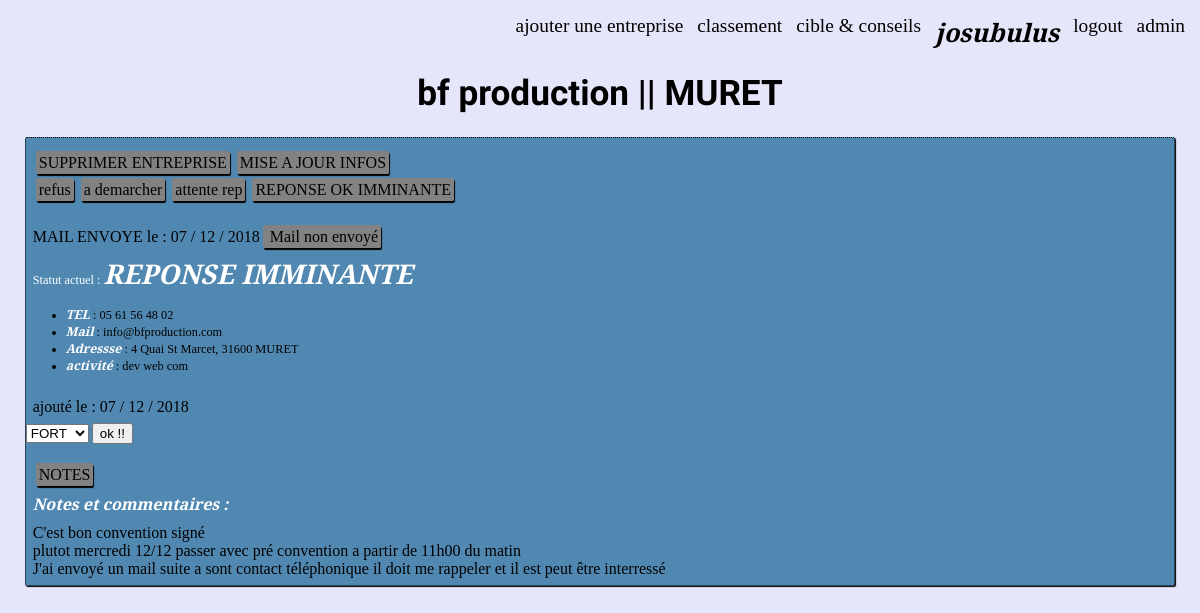
The page /notes.php?id_entreprise=36 (signed in) on the database its author committed.
### tables this page shows
CREATE TABLE `entreprises` (
  `id` int(11) NOT NULL,
  `nom` varchar(256) NOT NULL,
  `tel` varchar(256) NOT NULL,
  `mail` varchar(256) NOT NULL,
  `site` varchar(255) NOT NULL,
  `adresse` varchar(256) NOT NULL,
  `activite` varchar(256) DEFAULT NULL,
  `date_ajout` datetime DEFAULT NULL,
  `statut` int(11) NOT NULL,
  `statut_mail` int(11) NOT NULL,
  `date_mail` datetime DEFAULT NULL,
  `notes` text,
  `interret` int(11) NOT NULL DEFAULT '1',
  `id_membre` int(11) NOT NULL
);

### notes.php (the view, shortened to what this page needs)
<?php session_start();
if (isset($_SESSION['page']) && $_SESSION['page'] == 'login_ok')
{
?>
<!DOCTYPE html>
<html lang="fr" dir="ltr" />
  <head>
    <link rel="stylesheet" href="css/style.css" />
  </head>
  <body>
                  <?php include('include/login_bdd.php'); ?>
    <header>
      <nav>
        <?php include('include/nav.php'); ?>
      </nav>
<?php
if (isset($_GET['id_entreprise']) && !empty($_GET['id_entreprise']))
{
            $id_entreprise=intval($_GET['id_entreprise']);
          $req=$bdd->prepare('SELECT id,nom,tel,mail,site,adresse,activite,DATE_FORMAT(date_ajout,"%d / %m / %Y") date_affich,statut,statut_mail,DATE_FORMAT(date_mail,"%d / %m / %Y") date_email,notes,interret FROM entreprises WHERE id=:id_entreprise');
          $req->execute(array('id_entreprise'=>$id_entreprise));
          $info_entreprise=$req->fetch();
 ?>
      <h1><a href="<?php echo htmlspecialchars($info_entreprise['site']); ?>"><?php echo htmlspecialchars($info_entreprise['nom']); ?></a> </h1>
    </header>
    <section>
                    <?php
if (isset($_GET['suppr']) && $_GET['suppr'] ==1 && $_GET['id_entreprise'] == $info_entreprise['id']) {
              ?>
            <h2>Etes vous sur de vouloir supprimer : <?php echo $info_entreprise['nom'] ?> </h2>
              <a class="bouton_statut" href="notes_post.php?suppr=1&amp;id_entreprise=<?php echo $info_entreprise['id'] ?>">oui</a>
                <a class="bouton_statut" href="notes.php?id_entreprise= <?php echo $_GET['id_entreprise'] ?> ">non</a>
              <?php
            }
else {
                ?><div class="box_entreprises"><?php
                            if (isset($_GET['page']) && $_GET['page'] == 'update') {
                              ?>
                                        <h2>Mise a jours des données de l'entreprise</h2>
                                            <p> <em>Il faut remettre toute les données dans ce formulaire ! </em> </p>
                              <nav>
                                <p> <a class="bouton_statut" href="notes.php?id_entreprise=<?php echo $_GET['id_entreprise'] ?>"> RETOURRRRR </a> </p>
                                <p> <a class="bouton_statut" href="notes.php?id_entreprise=<?php echo $_GET['id_entreprise'] ?>&amp;page=note"> NOTES </a> </p>
                              </nav>
                              <form class="saisie_entreprise" action="notes_post.php" method="POST">
                                    <p><label for="nom">Nom de l'entreprise</label> <br /> <input type="text" value= "<?php echo htmlspecialchars($info_entreprise['nom']); ?>" name="nom" id="nom"   required="required" /></p>
                                    <p><label for="tel">tel de l'entreprise</label> <br /> <input type="text" value= "<?php echo htmlspecialchars($info_entreprise['tel']); ?>" name="tel"id="tel" required="required"/></p>
                                    <p><label for="mail">mail de l'entreprise</label> <br /> <input type="text" name="mail"id="mail"   value="<?php echo htmlspecialchars($info_entreprise['mail']); ?>" required="required"/></p>
                                    <p><label for="mail">site de l'entreprise</label> <br /> <input type="text" name="site"id="site"   value="<?php echo htmlspecialchars($info_entreprise['site']); ?>" required="required"/></p>
                                    <p><label for="activite">activité</label><br /><textarea name="activite" rows="4" cols="40" id="activite" required="required" ><?php echo htmlspecialchars(trim($info_entreprise['activite'])); ?></textarea></p>
                                    <p><label for="adresse">adresse de l'entreprise</label> <br /> <textarea name="adresse" id="adresse" required="required" rows="8" cols="80"><?php echo htmlspecialchars(trim($info_entreprise['adresse'])); ?></textarea></p>
                                    <p> <input type="text" name="id_entreprise" id="hide" value="<?php echo htmlspecialchars($info_entreprise['id']); ?>"> </p>
                                    <p><input type="submit" name="valider" value="envoyer" /> </p>
                              </form>
                              <?php
                            }
                            else {?>
                  <?php
                    if (isset($_GET['page']) && $_GET['page'] == 'note') {
                      ?>
                      <nav>
                        <p> <a class="bouton_statut" href="notes.php?id_entreprise=<?php echo $_GET['id_entreprise'] ?>"> RETOURRRRR </a> </p>
                        <p> <a class="bouton_statut" href="notes.php?id_entreprise=<?php echo $_GET['id_entreprise'] ?>&amp;page=update"> MISE A JOUR INFOS </a> </p>
                      </nav>
                      <form action="notes_post.php" method="post">
                            <p> <label for="notes">Modifier / mettre a jour / écrire la Note : </label> </p>
                            <p> <textarea name="notes" rows="8" cols="80"><?php echo trim($info_entreprise['notes']); ?></textarea> </p>
                            <p> <input type="text" name="id_entreprise" id="hide" value="<?php echo htmlspecialchars($info_entreprise['id']); ?>"> </p>
                            <p> <input type="submit" name="envoyer" value="envoyer" /> </p>
                      </form>
                      <?php
                    }
                    else {?>
                      <p>
                        <p><a class="bouton_statut" href="notes.php?suppr=1&amp;id_entreprise=<?php echo htmlspecialchars($info_entreprise['id']); ?>">SUPPRIMER ENTREPRISE</a>
                         <a class="bouton_statut" href="notes.php?id_entreprise=<?php echo $_GET['id_entreprise'] ?>&amp;page=update"> MISE A JOUR INFOS </a> </p>
                            <p><a class="bouton_statut" href="notes_post.php?statut=4&amp;id_entreprise= <?php echo htmlspecialchars($info_entreprise['id']); ?>">refus</a>
                            <a class="bouton_statut" href="notes_post.php?statut=1&amp;id_entreprise=<?php echo htmlspecialchars($info_entreprise['id']); ?>">a demarcher</a>
                            <a class="bouton_statut" href="notes_post.php?statut=3&amp;id_entreprise=<?php echo htmlspecialchars($info_entreprise['id']); ?>">attente rep</a>
                            <a class="bouton_statut" href="notes_post.php?statut=2&amp;id_entreprise=<?php echo htmlspecialchars($info_entreprise['id']); ?>">REPONSE OK IMMINANTE</a></p><br />
                        <?php if ( isset($info_entreprise['statut_mail']) && $info_entreprise['statut_mail'] == 2)
                            {
                            echo '<p> MAIL ENVOYE le : ' . $info_entreprise['date_email'] . '<a class="bouton_statut" href="notes_post.php?statut_mail=1&amp;id_entreprise=' . $info_entreprise['id'] . '"> Mail non envoyé </a> </p>';
                            }
                            else
                            {
                            echo '<p><a class="bouton_statut" href="notes_post.php?statut_mail=2&amp;id_entreprise=' . $info_entreprise['id'] . '"> contact par mail effectué</a></p>';
                            }
                        if ($info_entreprise['statut'] == 1)
                        {
                        echo '<p class="titre_info_entreprise">Statut actuel : <em>A démarcher</em> </p>';
                        }
                        elseif ($info_entreprise['statut'] == 3)
                        {
                        echo '<p class="titre_info_entreprise">Statut actuel : <em>Attente réponse</em> </p>';
                        }
                        elseif ($info_entreprise['statut'] == 4)
                        {
                        echo '<p class="titre_info_entreprise">Statut actuel : <em>Refusé</em> </p>';
                        }
                        elseif ($info_entreprise['statut'] == 2)
                        {
                        echo '<p class="titre_info_entreprise">Statut actuel : <em id="statut_reponse_imminente">REPONSE IMMINANTE</em> </p>';
                        }?>
                        <ul>
                          <li><em class="titre_info_entreprise">TEL</em> :  <?php echo htmlspecialchars($info_entreprise['tel']); ?></li>
                          <li><em class="titre_info_entreprise">Mail</em> :  <?php echo htmlspecialchars($info_entreprise['mail']); ?></li>
                          <li><em class="titre_info_entreprise">Adressse</em> :  <?php echo htmlspecialchars($info_entreprise['adresse']); ?></li>
                          <li><em class="titre_info_entreprise">activité</em> : <?php echo htmlspecialchars($info_entreprise['activite']); ?></li>
                        </ul>
                    </p>
                    <p>ajouté le : <?php echo htmlspecialchars($info_entreprise['date_affich']); ?></p>
                            <form action="notes_post.php" method="post">
                                  <select name="interret" id="interret">
                                  <?php if ($info_entreprise['interret']==3) {
                                  echo '<option value="3" selected >FORT</option>';
                                  }
                                  else {
                                  echo '<option value="3">FORT</option>';
                                  }
                                  ?>
                                  </select>
                            <input type="submit" name="submit" value="ok !!" />
                            </form><br />
                            <p> <a class="bouton_statut" href="notes.php?id_entreprise=<?php echo $_GET['id_entreprise'] ?>&amp;page=note"> NOTES </a> </p>
                            <p><em class="titre_info_entreprise">Notes et commentaires : </em></p><p><?php echo nl2br(htmlspecialchars($info_entreprise['notes'])); ?>
                            </p>
                      </div>
                    <?php }?>
              <?php } ?>
        <?php }  ?>
<?php }  ?>
    </section>
  </body>
</html>
<?php
}
else {
  header('location:inscription.php');
}
?>

### css/style.css (style rules this page uses)
body { background-color: rgb(230,230,250); font-family: 'EB Garamond'; font-size: 1.1em; }
h1 { text-align: center; font-family: 'Hind Siliguri', sans-serif; }
em { color: red; font-size:1.3em; font-weight:bold; }
p { font-size: 1.3em; padding: 2px; margin: 5px; }
a { color:black; text-decoration: none; }
.bouton_statut { border:1px rgba(0,0,0,0) solid; border-radius: 2px; padding: 2px; margin:auto; margin-left: 3px; background-color: rgb(130,130,130); box-shadow: 1px 2px 1px black; text-decoration: none; color: black; }
.titre_info_entreprise { text-decoration: none; font-size: 1.0em; color:white; }
.box_entreprises { width: 97%; margin:auto; margin-top: 5px; border:1px black dotted; border-radius: 2px; background-color: rgba(81,136,178,1); box-shadow: 1px 1px 1px black; font-size: 0.7em; }
#statut_reponse_imminente { text-decoration: none; font-size: 2.2em; color:white; }

### rows shown on the page
entreprises: nom "bf production || MURET", tel "05 61 56 48 02", mail "info@bfproduction.com", adresse "4 Quai St Marcet, 31600 MURET", activite "dev web com", interret "FORT", notes "C'est bon convention signé plutot mercredi 12/12 passer avec pré convention a partir de 11h00 du matin J'ai envoyé un mail suite a sont contact téléphonique il doit me rappeler et il est peut être interressé"

### other values the page prints
$_SESSION['pseudo_membre'] "josubulus"
$info_entreprise['date_email'] "07 / 12 / 2018"
$info_entreprise['date_affich'] "07 / 12 / 2018"
